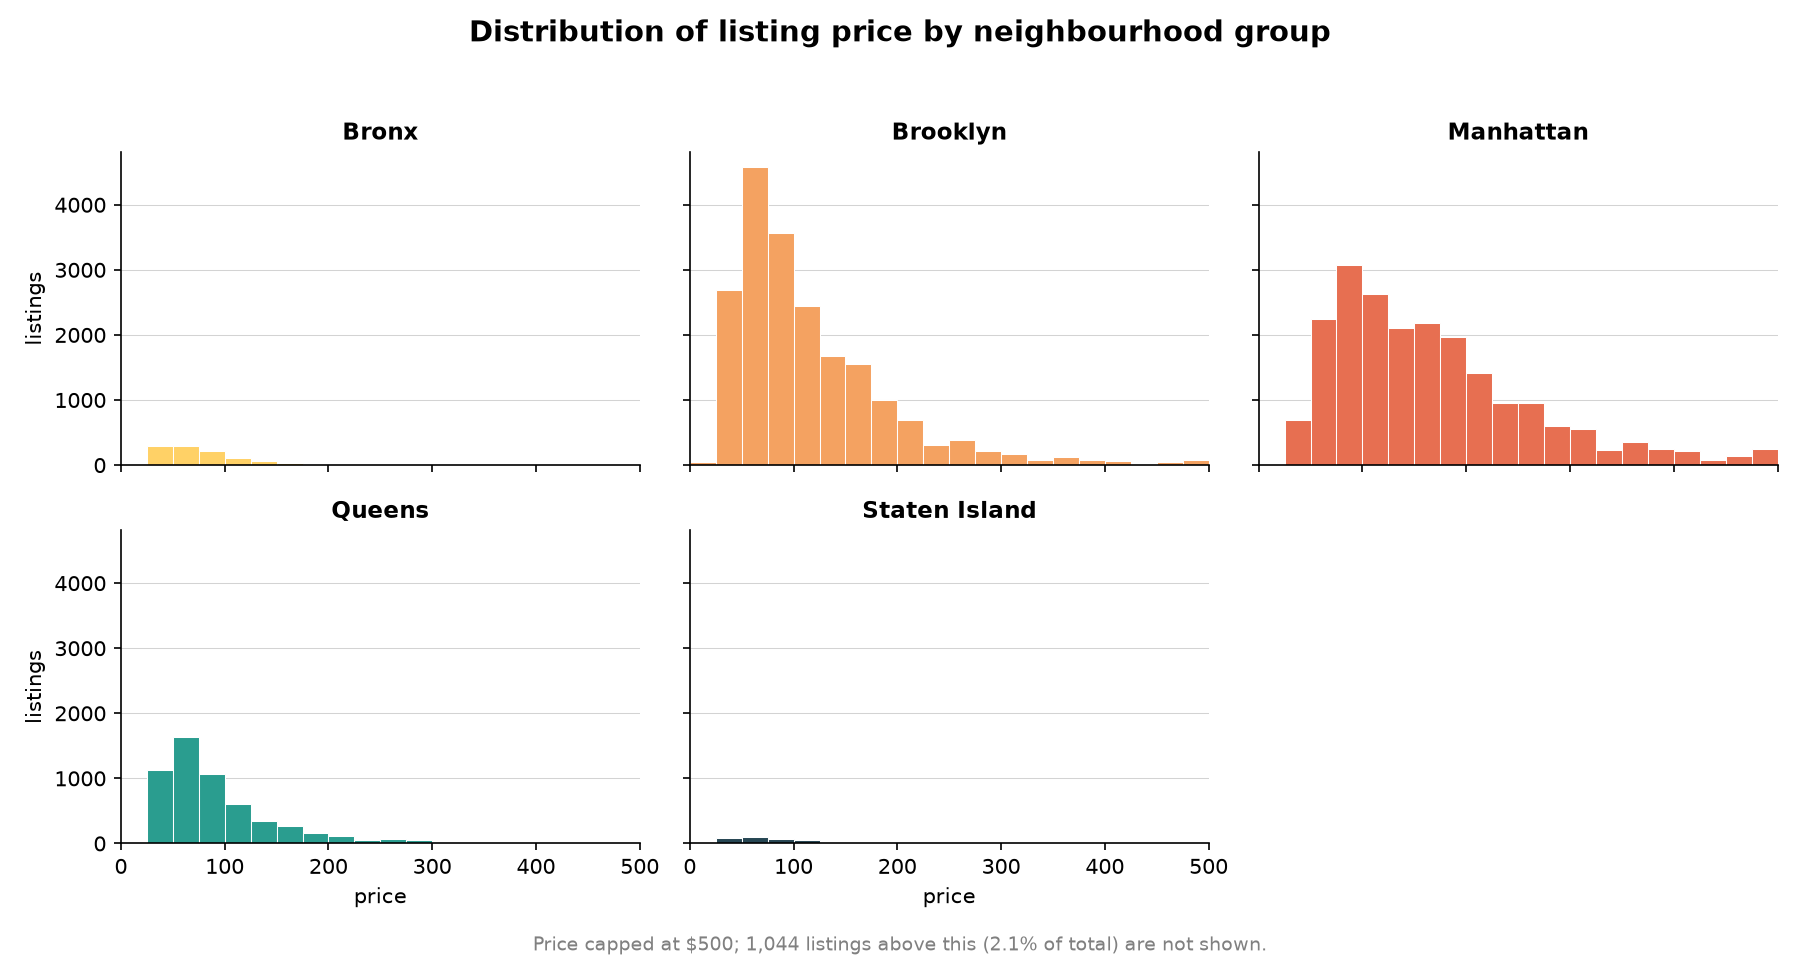

Python code for this plot:
"""Faceted histograms of listing price by neighbourhood group (small multiples)."""

from pathlib import Path

import matplotlib.pyplot as plt
import pandas as pd

SCRIPT_DIR = Path(__file__).resolve().parent
CSV_PATH = SCRIPT_DIR.parent / "AB_NYC_2019 - 2 Col.csv"
GROUP_COL = "neighbourhood_group"
VALUE_COL = "price"

GROUP_ORDER = ["Bronx", "Brooklyn", "Manhattan", "Queens", "Staten Island"]

GROUP_COLORS = {
    "Bronx": "#FFD166",
    "Brooklyn": "#F4A261",
    "Manhattan": "#E76F51",
    "Queens": "#2A9D8F",
    "Staten Island": "#264653",
}

PRICE_CAP = 500  # x-axis cap; a small number of listings above this are excluded
BIN_WIDTH = 25


def load_data():
    df = pd.read_csv(CSV_PATH)
    df = df[[GROUP_COL, VALUE_COL]].dropna()
    df = df[df[VALUE_COL] > 0]
    return df


def main():
    df = load_data()

    n_total = len(df)
    n_shown = len(df[df[VALUE_COL] <= PRICE_CAP])
    n_hidden = n_total - n_shown

    bins = list(range(0, PRICE_CAP + BIN_WIDTH, BIN_WIDTH))

    n = len(GROUP_ORDER)
    ncols = 3
    nrows = -(-n // ncols)  # ceil

    fig, axes = plt.subplots(nrows, ncols, figsize=(4 * ncols, 3.2 * nrows), sharex=True, sharey=True)
    axes = axes.flatten()

    for ax, group in zip(axes, GROUP_ORDER):
        values = df.loc[df[GROUP_COL] == group, VALUE_COL]
        values = values[values <= PRICE_CAP]

        ax.hist(values, bins=bins, color=GROUP_COLORS[group], edgecolor="white", linewidth=0.5)
        ax.set_title(group, fontsize=11, fontweight="bold")
        ax.set_xlim(0, PRICE_CAP)

        ax.spines["top"].set_visible(False)
        ax.spines["right"].set_visible(False)
        ax.grid(axis="y", color="lightgray", linewidth=0.5, zorder=0)
        ax.set_axisbelow(True)

    # hide any unused axes in the grid
    for ax in axes[n:]:
        ax.set_visible(False)

    for ax in axes[:n]:
        if ax.get_subplotspec().is_last_row():
            ax.set_xlabel(VALUE_COL)
    for i, ax in enumerate(axes[:n]):
        if ax.get_subplotspec().is_first_col():
            ax.set_ylabel("listings")

    fig.suptitle("Distribution of listing price by neighbourhood group", fontsize=14, fontweight="bold")
    fig.text(
        0.5,
        0.01,
        f"Price capped at ${PRICE_CAP}; {n_hidden:,} listings above this ({n_hidden / n_total:.1%} of total) are not shown.",
        ha="center",
        fontsize=9,
        color="gray",
    )

    fig.tight_layout(rect=(0, 0.03, 1, 0.95))
    fig.savefig(SCRIPT_DIR / "histogram-basic.png", dpi=150)
    plt.show()


if __name__ == "__main__":
    main()
